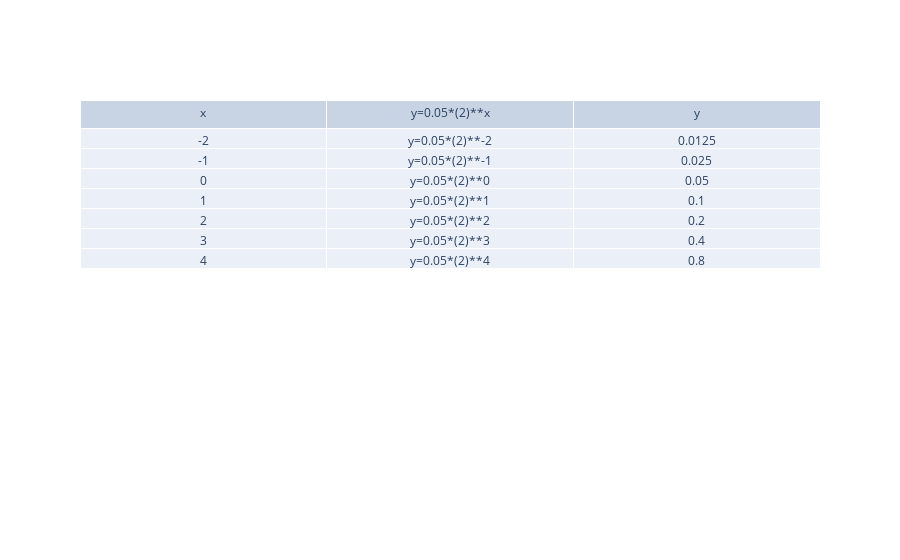

This figure's notebook cell:
### Markdown cell above
# Creating tables using object oriented programming
We can create a nice table of the output.<br>
Here, we care a table object using:
```
my_table = table()
```
We can then store the column labels using a list of strings:
```
my_table.column_labels = ["x", "y=0.05*(2)**x", "y"]
```
The values can by stored using another list:
```
my_table.data_values   = [x_vals, str_vals, y_vals]
```
We can then print the table using:
```
my_table.plotTable()
```

## Assignment: Table manipulation
Study and run the code below.<br>
Then modify the code to change the labels to <tt>x values, function, y values</tt>.

### Code cell
# Create an instance of a table object
my_table = table()

# Labels
my_table.column_labels = ["x", "y=0.05*(2)**x", "y"]

# Data
my_table.data_values   = [x_vals, str_vals, y_vals]

print(my_table.data_values)

# Plot the table
my_table.plotTable()

### Figure 1 — Plotly figure (JSON) as saved in the notebook; plotly's stock layout.template omitted (floating-point values rounded to 4 significant figures)
{"data": [{"cells": {"values": [[-2, -1, 0, 1, 2, 3, 4], ["y=0.05*(2)**-2", "y=0.05*(2)**-1", "y=0.05*(2)**0", "y=0.05*(2)**1", "y=0.05*(2)**2", "y=0.05*(2)**3", "y=0.05*(2)**4"], [0.0125, 0.025, 0.05, 0.1, 0.2, 0.4, 0.8]]}, "header": {"values": ["x", "y=0.05*(2)**x", "y"]}, "type": "table"}], "layout": {"autosize": false}}
